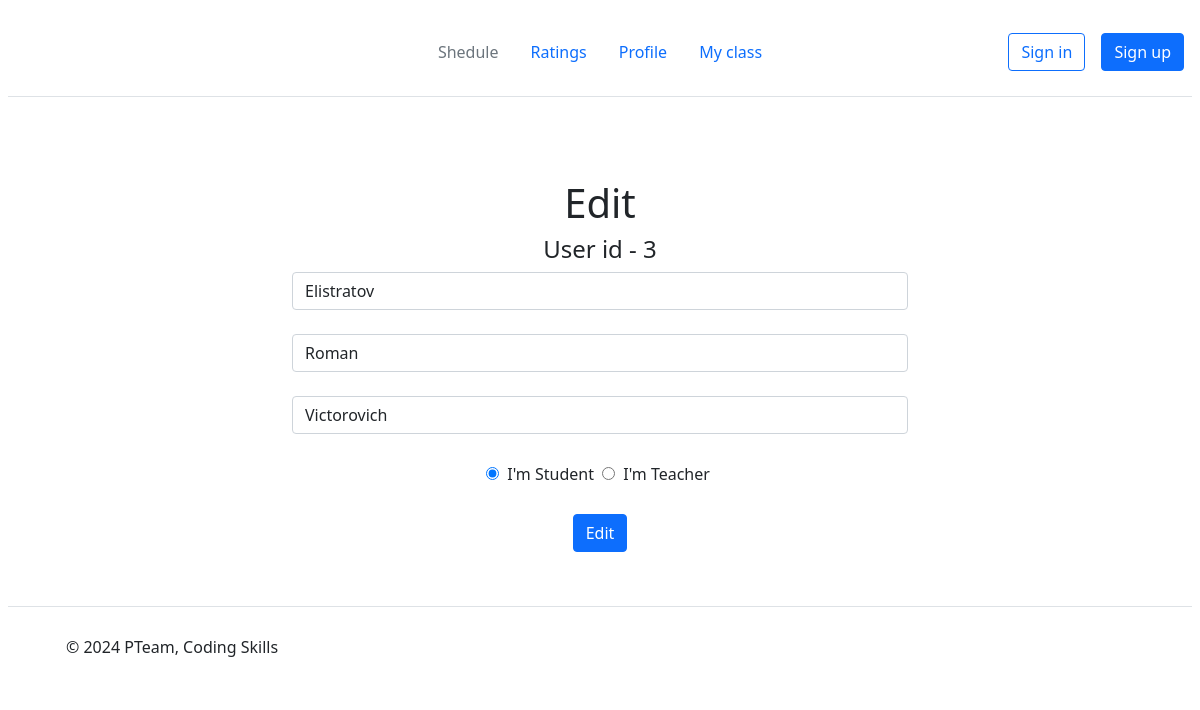
Screenshot of /profile/edit/3 (signed in) with the database file from the repository.
### models.py (models this page shows)
class Users(db.Model):
    user_id = db.Column(db.Integer, primary_key=True)
    name = db.Column(db.String(20), nullable=False)
    surname = db.Column(db.String(20), nullable=False)
    fatname = db.Column(db.String(20), nullable=False)
    password = db.Column(db.String(20), nullable=False)
    is_teacher = db.Column(db.Boolean, default=False)
    is_student = db.Column(db.Boolean, default=False)
    is_admin = db.Column(db.Boolean, default=False)

### main.py (the view)
@app.route('/profile/edit/<int:user_id>', methods=['POST', 'GET'])  # Профиль
@login_required
def profile_edit(user_id):
    user = Users.query.filter_by(user_id=user_id).first()
    if request.method == 'POST':
        name = request.form['name']
        surname = request.form['surname']
        fatname = request.form['fatname']
        type_user = request.form.get('type_user')
        is_teacher = True if type_user == 'teacher' else False
        is_student = not is_teacher
        if not all((name, surname, fatname, type_user)):
            return render_template('profile_edit.html', user_id=user_id, name=user.name, surname=user.surname,
                                   fatname=user.fatname, is_student=is_student, is_teacher=is_teacher,
                                   clear_fields=True)
        if Users.query.filter_by(name=name, fatname=fatname, surname=surname):
            return render_template('profile_edit.html', user_id=user_id, name=user.name, surname=user.surname,
                                   fatname=user.fatname, is_student=is_student, is_teacher=is_teacher, user_exists=True)
        try:
            user.name = name
            user.surname = surname
            user.fatname = fatname
            user.is_student = is_student
            user.is_teacher = is_teacher
            db.session.commit()
            return render_template('notification.html', message=MESSAGE_LIST[3965], message_id=3965,
                                   url=f'/profile/{user_id}', text='Back to profile', user_id=user_id)
        except Exception as e:
            print(e)
            return render_template('notification.html', message=MESSAGE_LIST[4898], message_id=4898,
                                   url=f'/profile/{user_id}', text='Back to profile', user_id=user_id)
    else:
        if user:
            is_student = user.is_student
            is_teacher = user.is_teacher
            return render_template('profile_edit.html', user_id=user_id, name=user.name, surname=user.surname,
                                   fatname=user.fatname, is_student=is_student, is_teacher=is_teacher)
        else:
            return render_template('notification.html', message=MESSAGE_LIST[5633], message_id=5633, url=f'/{user_id}',
                                   text='To main', user_id=user_id)

### UserLogin.py (called while the page is built)
    def fromDB(self, user_id, db):
        myusers = db.query.all()
        for user1 in myusers:
            if user_id == user1.user_id:
                self.__user = user1
        return self

### main.py (called while the page is built)
@login_manager.user_loader
def load_user(user_id):
    return UserLogin().fromDB(user_id, Users)

### templates/profile_edit.html (shortened to what this page needs)
{% extends "base.html" %}
{% block body%}
<div class="prof-container">
    <div class="column">
        <div class="container">
            <div class="user-info">
                <div class="container mt-5">
                    <h1>Edit</h1>
                    <h4>User id - {{user_id}}</h4>
                    <form method="post">
                        <input type="text" name="surname" class="form-control" placeholder="Enter surname"
                               value="{{surname}}"><br>
                        <input type="text" name="name" class="form-control" placeholder="Enter name"
                               value="{{name}}"><br>
                        <input type="text" name="fatname" class="form-control" placeholder="Enter fatname"
                               value="{{fatname}}"><br>
                        {% if is_student %}
                        <input type="radio" id="student" name="type_user" value="student" checked>
                        <label for="option1">I'm Student</label>
                        <input type="radio" id="teacher" name="type_user" value="teacher">
                        <label for="option2">I'm Teacher</label>
                        {% endif %}
                        <br><br>
                        <input type="submit" class="btn btn-primary" value="Edit">
                    </form>
                </div>
            </div>
        </div>
    </div>
</div>
{% endblock %}

### static/style.css (style rules this page uses)
* { margin: 4px; }
.container { text-align: center; }
.column { flex: 2px; margin: 10px; }
.prof-container { display: flex; width: 700px; margin: auto; justify-content: space-between; }
.user-info { margin-bottom: 20px; }

### rows the page displays
Users: surname "Elistratov", name "Roman", fatname "Victorovich"

### other values shown
{{ user_id }} "3"
